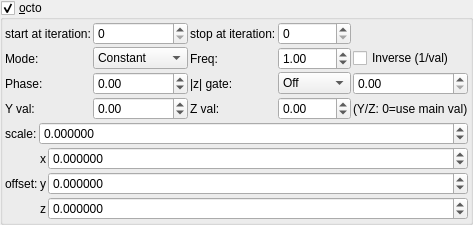
    <widget class="MyGroupBox" name="groupCheck_transf_function_enabledE_false">
     <property name="title">
      <string>&amp;octo</string>
     </property>
     <property name="checkable">
      <bool>true</bool>
     </property>
     <layout class="QVBoxLayout" name="verticalLayout_11" stretch="0,0,0">
      <property name="spacing">
       <number>2</number>
      </property>
      <property name="leftMargin">
       <number>2</number>
      </property>
      <property name="topMargin">
       <number>2</number>
      </property>
      <property name="rightMargin">
       <number>2</number>
      </property>
      <property name="bottomMargin">
       <number>2</number>
      </property>
      <item>
       <layout class="QGridLayout" name="gridLayout_66">
        <property name="spacing">
         <number>2</number>
        </property>
        <item row="0" column="0">
         <widget class="QLabel" name="label_252">
          <property name="text">
           <string>start at iteration:</string>
          </property>
         </widget>
        </item>
        <item row="0" column="1">
         <widget class="MySpinBox" name="spinboxInt_transf_start_iterations_E">
          <property name="sizePolicy">
           <sizepolicy hsizetype="Minimum" vsizetype="Maximum">
            <horstretch>0</horstretch>
            <verstretch>0</verstretch>
           </sizepolicy>
          </property>
          <property name="maximum">
           <number>999</number>
          </property>
         </widget>
        </item>
        <item row="0" column="2">
         <widget class="QLabel" name="label_253">
          <property name="text">
           <string>stop at iteration:</string>
          </property>
         </widget>
        </item>
        <item row="0" column="3">
         <widget class="MySpinBox" name="spinboxInt_transf_stop_iterations_E">
          <property name="sizePolicy">
           <sizepolicy hsizetype="Minimum" vsizetype="Maximum">
            <horstretch>0</horstretch>
            <verstretch>0</verstretch>
           </sizepolicy>
          </property>
          <property name="maximum">
           <number>999</number>
          </property>
         </widget>
        </item>
      <item row="1" column="0">
       <widget class="QLabel"><property name="text"><string>Mode:</string></property></widget>
      </item>
      <item row="1" column="1">
       <widget class="MyComboBox" name="comboBox_transf_multiplier_value_mode_4">
        <item><property name="text"><string notr="true">Constant</string></property></item>
        <item><property name="text"><string notr="true">Sine</string></property></item>
        <item><property name="text"><string notr="true">Ramp</string></property></item>
        <item><property name="text"><string notr="true">Exponential</string></property></item>
        <item><property name="text"><string notr="true">Triangle</string></property></item>
        <item><property name="text"><string notr="true">Square</string></property></item>
        <item><property name="text"><string notr="true">Smoothstep</string></property></item>
        <item><property name="text"><string notr="true">Noise</string></property></item>
        <item><property name="text"><string notr="true">Ping-pong</string></property></item>
        <item><property name="text"><string notr="true">Stepped</string></property></item>
       </widget>
      </item>
      <item row="1" column="2">
       <widget class="QLabel"><property name="text"><string>Freq:</string></property></widget>
      </item>
      <item row="1" column="3">
       <widget class="MyDoubleSpinBox" name="spinbox_transf_multiplier_frequency_4">
        <property name="minimum"><double>0.01</double></property><property name="maximum"><double>100.0</double></property>
        <property name="singleStep"><double>0.1</double></property><property name="value"><double>1.0</double></property>
       </widget>
      </item>
      <item row="1" column="4" colspan="2">
       <widget class="MyCheckBox" name="checkBox_transf_multiplier_inverse_4">
        <property name="text"><string>Inverse (1/val)</string></property>
       </widget>
      </item>
      <item row="2" column="0">
       <widget class="QLabel"><property name="text"><string>Phase:</string></property></widget>
      </item>
      <item row="2" column="1">
       <widget class="MyDoubleSpinBox" name="spinbox_transf_multiplier_phase_4">
        <property name="minimum"><double>-10.0</double></property><property name="maximum"><double>10.0</double></property>
        <property name="singleStep"><double>0.1</double></property><property name="value"><double>0.0</double></property>
       </widget>
      </item>
      <item row="2" column="2">
       <widget class="QLabel"><property name="text"><string>|z| gate:</string></property></widget>
      </item>
      <item row="2" column="3">
       <widget class="MyComboBox" name="comboBox_transf_multiplier_threshold_mode_4">
        <item><property name="text"><string notr="true">Off</string></property></item>
        <item><property name="text"><string notr="true">&gt; thresh</string></property></item>
        <item><property name="text"><string notr="true">&lt; thresh</string></property></item>
       </widget>
      </item>
      <item row="2" column="4" colspan="2">
       <widget class="MyDoubleSpinBox" name="spinbox_transf_multiplier_threshold_4">
        <property name="minimum"><double>0.0</double></property><property name="maximum"><double>1000.0</double></property>
        <property name="singleStep"><double>0.1</double></property><property name="value"><double>0.0</double></property>
       </widget>
      </item>
      <item row="3" column="0">
       <widget class="QLabel"><property name="text"><string>Y val:</string></property></widget>
      </item>
      <item row="3" column="1">
       <widget class="MyDoubleSpinBox" name="spinbox_transf_multiplier_scale_y_4">
        <property name="minimum"><double>-100.0</double></property><property name="maximum"><double>100.0</double></property>
        <property name="singleStep"><double>0.01</double></property><property name="value"><double>0.0</double></property>
       </widget>
      </item>
      <item row="3" column="2">
       <widget class="QLabel"><property name="text"><string>Z val:</string></property></widget>
      </item>
      <item row="3" column="3">
       <widget class="MyDoubleSpinBox" name="spinbox_transf_multiplier_scale_z_4">
        <property name="minimum"><double>-100.0</double></property><property name="maximum"><double>100.0</double></property>
        <property name="singleStep"><double>0.01</double></property><property name="value"><double>0.0</double></property>
       </widget>
      </item>
      <item row="3" column="4" colspan="2">
       <widget class="QLabel"><property name="text"><string notr="true">(Y/Z: 0=use main val)</string></property></widget>
      </item>
       </layout>
      </item>
      <item>
       <layout class="QGridLayout" name="gridLayout_2" columnstretch="0,1">
        <property name="spacing">
         <number>2</number>
        </property>
        <item row="0" column="0" rowspan="2">
         <widget class="QLabel" name="label_118">
          <property name="text">
           <string>scale:</string>
          </property>
         </widget>
        </item>
        <item row="0" column="1" rowspan="2">
         <widget class="MyDoubleSpinBox" name="spinbox_transf_scale_2">
          <property name="sizePolicy">
           <sizepolicy hsizetype="Minimum" vsizetype="Maximum">
            <horstretch>0</horstretch>
            <verstretch>0</verstretch>
           </sizepolicy>
          </property>
          <property name="prefix">
           <string/>
          </property>
          <property name="suffix">
           <string/>
          </property>
          <property name="decimals">
           <number>6</number>
          </property>
          <property name="minimum">
           <double>-99.989999999999995</double>
          </property>
          <property name="maximum">
           <double>99.989999999999995</double>
          </property>
          <property name="singleStep">
           <double>0.100000000000000</double>
          </property>
         </widget>
        </item>
       </layout>
      </item>
      <item>
       <layout class="QGridLayout" name="gridLayout_67" columnstretch="0,0,0,1">
        <property name="spacing">
         <number>2</number>
        </property>
        <item row="2" column="2">
         <widget class="QLabel" name="label_124">
          <property name="text">
           <string notr="true">z</string>
          </property>
         </widget>
        </item>
        <item row="1" column="1">
         <widget class="QLabel" name="label_263">
          <property name="text">
           <string>offset:</string>
          </property>
         </widget>
        </item>
        <item row="1" column="2">
         <widget class="QLabel" name="label_120">
          <property name="text">
           <string notr="true">y</string>
          </property>
         </widget>
        </item>
        <item row="1" column="3">
         <widget class="MyDoubleSpinBox" name="spinbox3_transf_offset_100_y">
          <property name="sizePolicy">
           <sizepolicy hsizetype="Minimum" vsizetype="Maximum">
            <horstretch>0</horstretch>
            <verstretch>0</verstretch>
           </sizepolicy>
          </property>
          <property name="prefix">
           <string/>
          </property>
          <property name="suffix">
           <string/>
          </property>
          <property name="decimals">
           <number>6</number>
          </property>
          <property name="minimum">
           <double>-99.989999999999995</double>
          </property>
          <property name="maximum">
           <double>99.989999999999995</double>
          </property>
          <property name="singleStep">
           <double>0.100000000000000</double>
          </property>
         </widget>
        </item>
        <item row="2" column="3">
         <widget class="MyDoubleSpinBox" name="spinbox3_transf_offset_100_z">
          <property name="sizePolicy">
           <sizepolicy hsizetype="Minimum" vsizetype="Maximum">
            <horstretch>0</horstretch>
            <verstretch>0</verstretch>
           </sizepolicy>
          </property>
          <property name="prefix">
           <string/>
          </property>
          <property name="suffix">
           <string/>
          </property>
          <property name="decimals">
           <number>6</number>
          </property>
          <property name="minimum">
           <double>-99.989999999999995</double>
          </property>
          <property name="maximum">
           <double>99.989999999999995</double>
          </property>
          <property name="singleStep">
           <double>0.100000000000000</double>
          </property>
         </widget>
        </item>
        <item row="0" column="2">
         <widget class="QLabel" name="label_119">
          <property name="text">
           <string notr="true">x</string>
          </property>
         </widget>
        </item>
        <item row="0" column="3">
         <widget class="MyDoubleSpinBox" name="spinbox3_transf_offset_100_x">
          <property name="sizePolicy">
           <sizepolicy hsizetype="Minimum" vsizetype="Maximum">
            <horstretch>0</horstretch>
            <verstretch>0</verstretch>
           </sizepolicy>
          </property>
          <property name="prefix">
           <string/>
          </property>
          <property name="suffix">
           <string/>
          </property>
          <property name="decimals">
           <number>6</number>
          </property>
          <property name="minimum">
           <double>-99.989999999999995</double>
          </property>
          <property name="maximum">
           <double>99.989999999999995</double>
          </property>
          <property name="singleStep">
           <double>0.100000000000000</double>
          </property>
         </widget>
        </item>
       </layout>
      </item>
     </layout>
    </widget>
